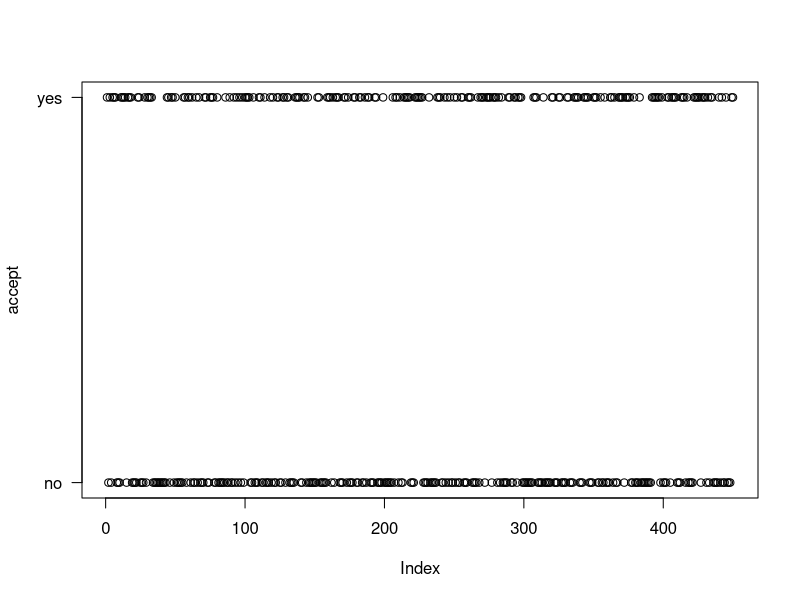

This chart was generated by the following R code: (Note: this script raises an error after producing the figure.)
# This is file ../spam/demo/jss15-BYM.R
# This file is part of the spam package, 
#      http://www.math.uzh.ch/furrer/software/spam/
# by Reinhard Furrer [aut, cre], Florian Gerber [ctb]
     




# This is the MCMC sampler presented in Section 2.2 of the article:
#
# Florian Gerber, Reinhard Furrer (2015). Pitfalls in the Implementation
# of Bayesian Hierarchical Modeling of Areal Count Data: An Illustration
# Using BYM and Leroux Models. Journal of Statistical Software, 
# Code Snippets, 63(1), 1-32. URL http://www.jstatsoft.org/v63/c01/.
#
# Note: For illustration we set
# number of generated samples: 5'000
# number of burnin samples:      500
# thinning:                       10
# This takes 1-2 minutes of computation time.
#
# In the JSS article we used:
# number of generated samples: 300'000
# number of burnin samples:     15'000
# thinning:                         20

invisible(readline(prompt = "Type  <Return>\t to continue : "))

# SETUP:
library("spam")
options(spam.structurebased=TRUE)

# Besag-York-Molie model (BYM) 
# load data
data(Oral); attach(Oral) 
path <- system.file("demodata/germany.adjacency", package = "spam")
A <- adjacency.landkreis(path); n <- dim(A)[1]

set.seed(2)
# hyper priors
hyperA <- c(1, 1); hyperB <- c(0.5, .01)  

# sampler length, burnin and thinning
totalg <- 5000
burnin <- 500
thin <- 10

# variable to store samples
upost <- vpost <- array(0, c(totalg, n))  
kpost <- array(NA, c(totalg, 2)); accept <- rep(NA, totalg)

# initial values
upost[1,] <- vpost[1,] <- rep(.001, 544); kpost[1,] <- c(10, 100) 

# precalculate some quantities
eta <- upost[1,] + vpost[1,]
C <- exp(eta) * E; diagC <- diag.spam(c(rep(0, n), C))
b <- c( rep(0, n), Y + (eta - 1) * C)
Qu <- R <- precmat.IGMRFirreglat(A); pad(Qu) <- c(2 * n, 2 * n)
Qv <- as.spam(rbind(cbind( diag(n), -diag(n)),
                      cbind(-diag(n),  diag(n))))
Q <- kpost[1,1] * Qu + kpost[1,2] * Qv + diagC

# store symbolic cholesky factorization of Q
struct <- chol(Q, memory = list(nnzcolindices = 6467))

uRuHalf <- t(upost[1,]) %*% (R %*% upost[1,]) / 2
vvHalf <- t(vpost[1,]) %*% vpost[1,] / 2
postshape <- hyperA + c(n - 1, n) / 2

for (i in 2:totalg) {
    # update precision
    kpost[i,] <- rgamma(2, postshape, hyperB + c(uRuHalf, vvHalf))

    # find eta tilde 
    etaTilde <- eta
    for(index in 1:2){
        C <- E * exp(etaTilde)
        diagC <- diag.spam(c(rep(0, n), C))
        b <- c(rep(0, 544), Y + (etaTilde - 1) * C)
        Q <- kpost[i,1] * Qu + kpost[i,2] * Qv + diagC
        etaTilde <- c(solve.spam(Q, b,
                                 Rstruct = struct))[1:n + n]
    }
 
    C <- exp(etaTilde) * E; diagC <- diag.spam(c(rep(0, n), C))
    b <- c( rep(0, n), Y + (etaTilde - 1) * C)
    Q <- kpost[i,1] * Qu + kpost[i,2] * Qv + diagC

    # simulate proposal
    x_ <- c(rmvnorm.canonical(1, b, Q, Rstruct = struct))
    upost[i,] <- x_[1:n]; eta_ <- x_[1:n + n]; vpost[i,] <- eta_ - upost[i,]
    uRuHalf_ <- t(upost[i,]) %*% (R %*% upost[i,]) / 2
    vvHalf_ <- t(vpost[i,]) %*% vpost[i,] / 2

    # calculate acceptance probability
    etaTilde_ <- eta_
    for(index in 1:2){
       C_ <- E * exp(etaTilde_)
       diagC_ <- diag.spam(c(rep(0, n), C_))
       b_ <- c(rep(0, 544), Y + (etaTilde_ - 1) * C_)
       Q_<- kpost[i,1] * Qu + kpost[i,2] * Qv + diagC_
       etaTilde_ <- c(solve.spam(Q_, b_,
                                 Rstruct = struct))[1:n + n]
    }
     
    C_ <- exp(etaTilde_) * E; diagC_ <- diag.spam(c(rep(0, n), C_))
    b_ <- c( rep(0, n), Y + (etaTilde_ - 1) * C_)
    Q_ <- kpost[i,1] * Qu + kpost[i,2] * Qv + diagC_

    logPost_ <- sum(Y * eta_ - E * exp(eta_)) -
        kpost[i,1] * uRuHalf_ - kpost[i, 2] * vvHalf_
    logPost  <- sum(Y * eta - E * exp(eta)) - kpost[i,1] * uRuHalf -
        kpost[i,2] * vvHalf
    logApproxX_ <- - kpost[i,1] * uRuHalf_ - kpost[i,2] * vvHalf_ -
        sum(.5 * eta_^2 * C) + sum(b * eta_)
    logApproxX  <- - kpost[i,1] * uRuHalf  - kpost[i,2] * vvHalf -
        sum(.5 * eta^2 * C_) + sum(b_ * eta)
    logAlpha <- min(0, logPost_ - logPost + logApproxX - logApproxX_)

    # accept or reject proposal
    if (log(runif(1)) < logAlpha) {    
        uRuHalf <- uRuHalf_;  vvHalf <- vvHalf_
        eta <- eta_; b <- b_; C <- C_; accept[i] <- 1
    } else{                            
        accept[i] <- 0; upost[i,] <- upost[i-1,]; vpost[i,] <- vpost[i-1,]
    } 

    # progress report
    if(i%%500 == 0) cat(paste(i / 50, "%\n", sep = "" ))
}
 


## remove burnin 
kpost <- kpost[-seq(burnin), ]
upost <- upost[-seq(burnin), ]
vpost <- vpost[-seq(burnin), ]
accept <- accept[-seq(burnin)]

## thinning
index <- c(TRUE, rep(FALSE, (thin - 1)))
kpost <- kpost[index,]
upost <- upost[index,]
vpost <- vpost[index,]
accept <- accept[index]

## acceptance rate
mean(accept)
plot(accept, yaxt = "n")
axis(2, at = c(0,1), label = c("no", "yes"), las = 2)

## trace and mixing plots for the precision parameters
## kappa_u and kappa_v
grid.newpage()
grid_trace2(kpost, chain1_lab = expression(log~kappa[u]),
            chain2_lab = expression(log~kappa[v]), log = TRUE)

## summary statistics of 
## kappa_u and kappa_v
apply(kpost, 2, summary)           


par(mfrow = c(1,2))
## standardized mortality ratios
germany.plot(log(Y/E), main = "SMR")              
## estimated relative log-risk
germany.plot(apply(upost, 2, mean), main = "U | Y, hyper-priors") 
